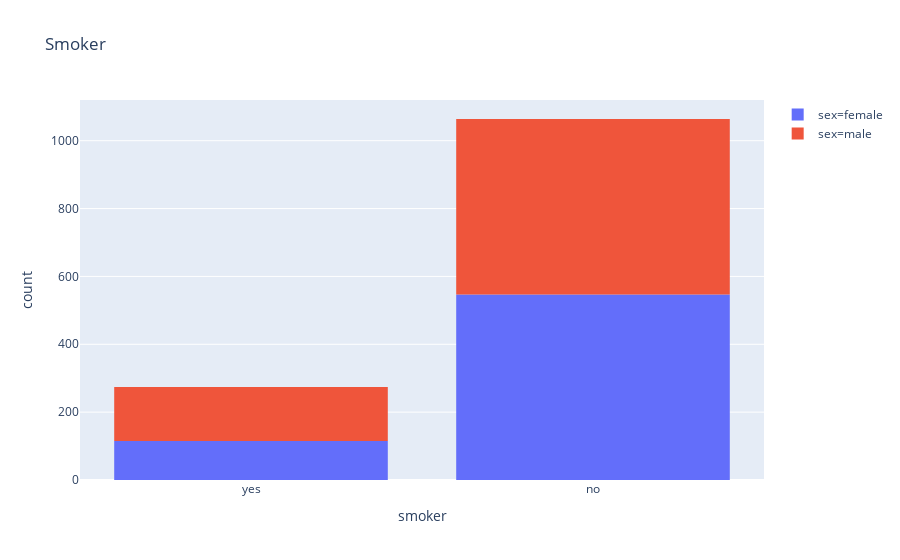

Write notebook code for a chart like this one.
### Code cell
px.histogram(medical_df, x="smoker", color="sex", title="Smoker", histnorm="density")

### Figure 1 — Plotly figure (JSON) as saved in the notebook; plotly's stock layout.template omitted (floating-point values rounded to 4 significant figures; data arrays with more than 128 entries replaced by an {"elided": "..."} marker saying what was removed)
{"data": [{"alignmentgroup": "True", "bingroup": "x", "histnorm": "density", "hoverlabel": {"namelength": 0}, "hovertemplate": "sex=female<br>smoker=%{x}<br>count=%{y}", "legendgroup": "sex=female", "marker": {"color": "#636efa"}, "name": "sex=female", "offsetgroup": "sex=female", "orientation": "v", "showlegend": true, "type": "histogram", "x": {"elided": "662 str values"}, "xaxis": "x", "yaxis": "y"}, {"alignmentgroup": "True", "bingroup": "x", "histnorm": "density", "hoverlabel": {"namelength": 0}, "hovertemplate": "sex=male<br>smoker=%{x}<br>count=%{y}", "legendgroup": "sex=male", "marker": {"color": "#EF553B"}, "name": "sex=male", "offsetgroup": "sex=male", "orientation": "v", "showlegend": true, "type": "histogram", "x": {"elided": "676 str values"}, "xaxis": "x", "yaxis": "y"}], "layout": {"barmode": "relative", "legend": {"tracegroupgap": 0}, "title": {"text": "Smoker"}, "xaxis": {"anchor": "y", "domain": [0, 1], "title": {"text": "smoker"}}, "yaxis": {"anchor": "x", "domain": [0, 1], "title": {"text": "count"}}}}
